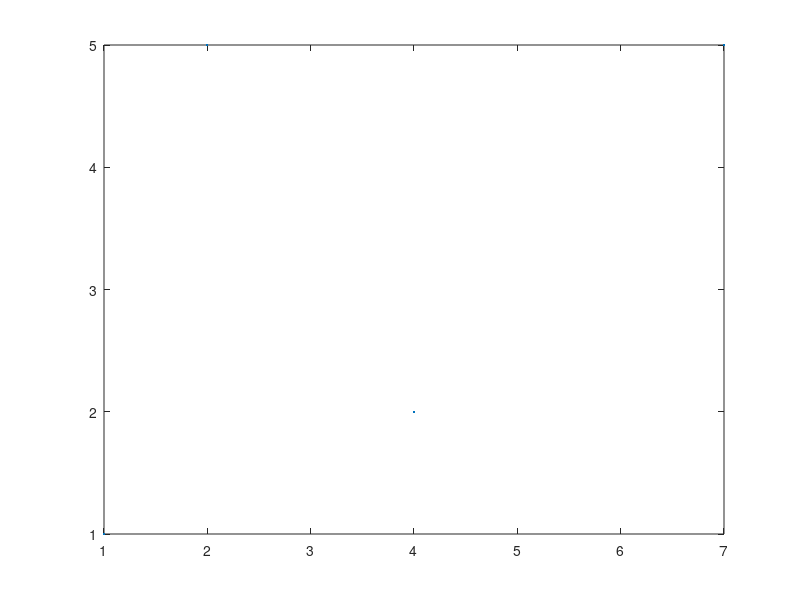

Write the MATLAB code that produced this figure. (Note: this script raises an error after producing the figure.)
%The split and average problem
%Jared Rivera
%804603106
clear all; close all; clc;

%Initialize the arrays and parameters
x=[1, 2, 4, 7];
y=[1, 5, 2, 5];
w=[-1,2,1];
N=2*length(x);
xs=zeros(1,N);
xa=zeros(1,N);
ys=zeros(1,N);
ya=zeros(1,N);
M=length(xs);
node_displacement=100;

plot(x,y,'.');

%Perform the split and average
while max(node_displacement)>10^-3
xs=splitPts(x);
ys=splitPts(y);

xa=averagePts(xs,w);
ya=averagePts(ys,w);

deltx=xa-xs;
delty=ya-ys;

node_displacement=sqrt(deltx.^2+delty.^2);

x=xa;
y=ya;
end

figure();
plot(x,y, '.');

